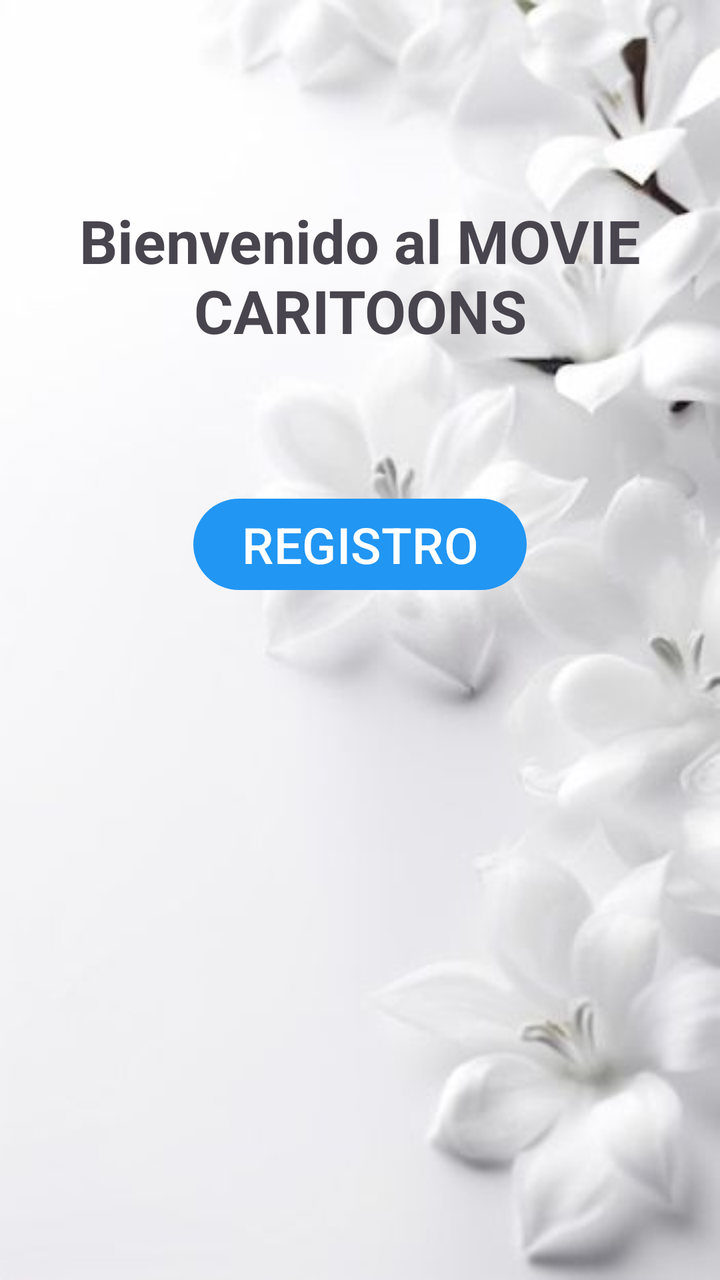
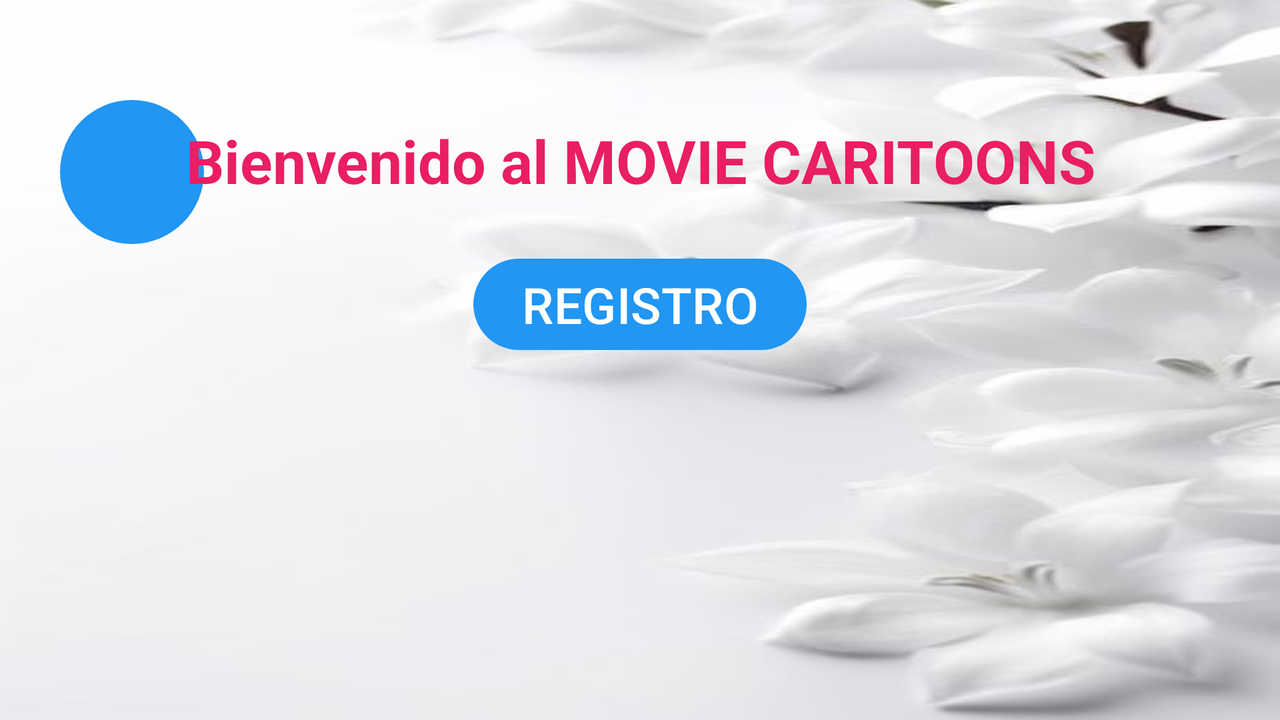

Two renders of one Android screen. The first uses the default layout on a phone; the second uses the alternative layout the repository ships for a different screen configuration, on a matching device. The two XML files are below.
<!-- AndroidManifest.xml: application theme Theme.Peliculas2parcialApp -->
<!-- res/layout/activity_bienvenida.xml -->
<?xml version="1.0" encoding="utf-8"?>
<LinearLayout xmlns:android="http://schemas.android.com/apk/res/android"
    xmlns:app="http://schemas.android.com/apk/res-auto"
    xmlns:tools="http://schemas.android.com/tools"
    android:id="@+id/main"
    android:layout_width="match_parent"
    android:layout_height="match_parent"
    android:orientation="vertical"
    tools:context=".bienvenida">

    <LinearLayout
        android:layout_width="match_parent"
        android:layout_height="wrap_content"
        android:orientation="vertical"
        android:gravity="center_horizontal">

        <TextView
            android:layout_width="wrap_content"
            android:layout_height="wrap_content"
            android:layout_marginTop="100dp"
            android:layout_marginBottom="20dp"
            android:gravity="center"
            android:text="@string/bienvenida"
            android:textSize="30sp"
            android:textStyle="bold"/>

        <Button
            android:id="@+id/btn_registro"
            android:layout_width="wrap_content"
            android:layout_height="wrap_content"
            android:layout_marginBottom="20dp"
            android:layout_marginTop="50dp"
            android:text="@string/btn_registro"
            android:textSize="25sp"/>

        <Button
            android:id="@+id/btn_usuario"
            android:layout_width="72dp"
            android:layout_height="72dp"
            android:layout_marginBottom="20dp"
            android:layout_marginTop="50dp"
            android:background="@drawable/round_button"
            android:drawableTop="@drawable/usuario"
            android:visibility="gone"/>

        <Button
            android:id="@+id/btn_menu"
            android:layout_width="wrap_content"
            android:layout_height="wrap_content"
            android:layout_marginBottom="20dp"
            android:text="@string/btn_menu"
            android:textSize="25sp"
            android:visibility="gone"/>

    </LinearLayout>

</LinearLayout>
<!-- resources referenced by this layout -->
<resources>
  <!-- drawable round_button (drawable) -->
  <?xml version="1.0" encoding="utf-8"?>
  <selector xmlns:android="http://schemas.android.com/apk/res/android">
      <item>
          <shape android:shape="oval">
              <solid android:color="@color/color_button"/>
              <size android:width="32dp" android:height="32dp"/>
          </shape>
      </item>
  
  </selector>
  <string name="bienvenida">Bienvenido al "MOVIE CARITOONS"</string>
  <string name="btn_menu">MENÚ</string>
  <string name="btn_registro">REGISTRO</string>
  <style name="Theme.Peliculas2parcialApp" parent="Base.Theme.Peliculas2parcialApp" />
  <color name="color_button">@color/white</color>
  <style name="Base.Theme.Peliculas2parcialApp" parent="Theme.Material3.DayNight.NoActionBar">
          <item name="android:windowBackground">@drawable/fondo_uno</item>
          <item name="colorPrimary">@color/colorPrimary</item>
          <item name="colorPrimaryDark">@color/colorPrimaryDark</item>
  
      </style>
  <color name="white">#FFFFFFFF</color>
  <!-- drawable fondo_uno: jpeg bitmap (drawable, 12207 bytes) -->
  <color name="colorPrimary">#2196F3</color>
  <color name="colorPrimaryDark">#3F51B5</color>
</resources>
<!-- res/layout-land/activity_bienvenida.xml (the repository's variant of the layout above) -->
<!-- drawn on the phone turned sideways -->
<?xml version="1.0" encoding="utf-8"?>
<RelativeLayout xmlns:android="http://schemas.android.com/apk/res/android"
    xmlns:app="http://schemas.android.com/apk/res-auto"
    xmlns:tools="http://schemas.android.com/tools"
    android:id="@+id/main"
    android:layout_width="match_parent"
    android:layout_height="match_parent"
    tools:context=".bienvenida">

    <Button
        android:id="@+id/btn_usuario"
        android:layout_width="72dp"
        android:layout_height="72dp"
        android:layout_marginTop="50dp"
        android:layout_marginStart="30dp"
        android:background="@drawable/round_button"
        android:drawableTop="@drawable/usuario"
        android:contentDescription="@string/btn_usuario"
        android:visibility="visible"/>

    <LinearLayout
        android:layout_width="match_parent"
        android:layout_height="wrap_content"
        android:orientation="vertical"
        android:gravity="center_horizontal">

        <TextView
            android:layout_width="wrap_content"
            android:layout_height="wrap_content"
            android:layout_marginTop="60dp"
            android:layout_marginBottom="20dp"
            android:gravity="center"
            android:text="@string/bienvenida"
            style="@style/TextViewRosado"/>

        <Button
            android:id="@+id/btn_registro"
            android:layout_width="wrap_content"
            android:layout_height="wrap_content"
            android:layout_marginTop="5dp"
            android:layout_marginBottom="20dp"
            android:text="@string/btn_registro"
            android:textSize="25sp" />

        <Button
            android:id="@+id/btn_menu"
            android:layout_width="wrap_content"
            android:layout_height="wrap_content"
            android:layout_marginBottom="20dp"
            android:text="@string/btn_menu"
            android:textSize="25sp"
            android:visibility="gone"/>

    </LinearLayout>

</RelativeLayout>
<!-- resources referenced by the variant -->
<!-- as the phone turned sideways resolves them -->
<resources>
  <!-- drawable round_button (drawable) -->
  <?xml version="1.0" encoding="utf-8"?>
  <selector xmlns:android="http://schemas.android.com/apk/res/android">
      <item>
          <shape android:shape="oval">
              <solid android:color="@color/color_button"/>
              <size android:width="32dp" android:height="32dp"/>
          </shape>
      </item>
  
  </selector>
  <string name="bienvenida">Bienvenido al "MOVIE CARITOONS"</string>
  <string name="btn_menu">MENÚ</string>
  <string name="btn_registro">REGISTRO</string>
  <string name="btn_usuario">USUARIO</string>
  <style name="TextViewRosado">
          <item name="android:textColor">@color/rosado</item>
          <item name="android:textSize">30sp</item>
          <item name="android:textStyle">bold</item>
      </style>
  <style name="Theme.Peliculas2parcialApp" parent="Base.Theme.Peliculas2parcialApp" />
  <color name="color_button">@color/white</color>
  <color name="rosado">#E91E63</color>
  <style name="Base.Theme.Peliculas2parcialApp" parent="Theme.Material3.DayNight.NoActionBar">
          <item name="android:windowBackground">@drawable/fondo_uno</item>
          <item name="colorPrimary">@color/colorPrimary</item>
          <item name="colorPrimaryDark">@color/colorPrimaryDark</item>
  
      </style>
  <color name="white">#FFFFFFFF</color>
  <!-- drawable fondo_uno: jpeg bitmap (drawable, 12207 bytes) -->
  <color name="colorPrimary">#2196F3</color>
  <color name="colorPrimaryDark">#3F51B5</color>
</resources>
